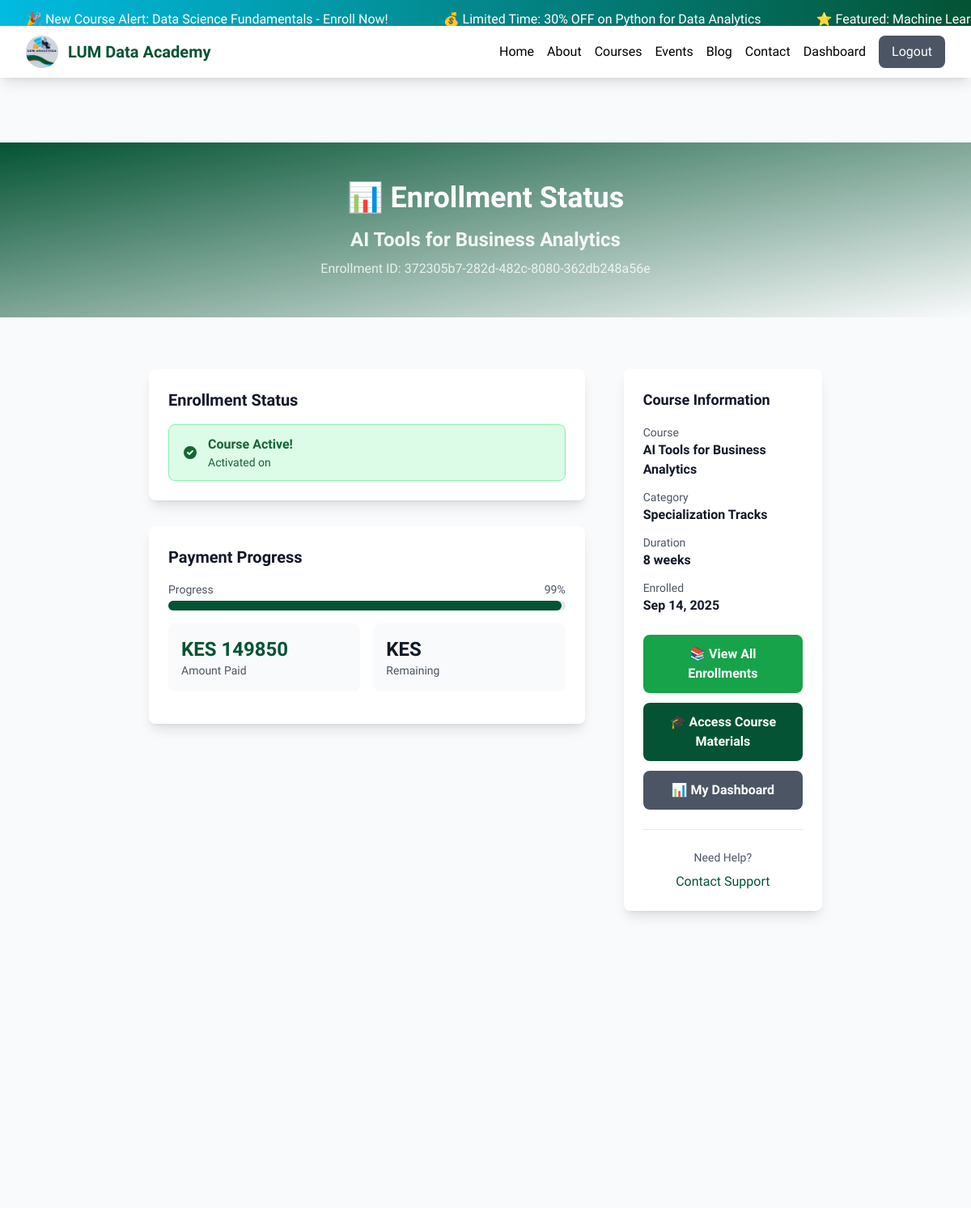
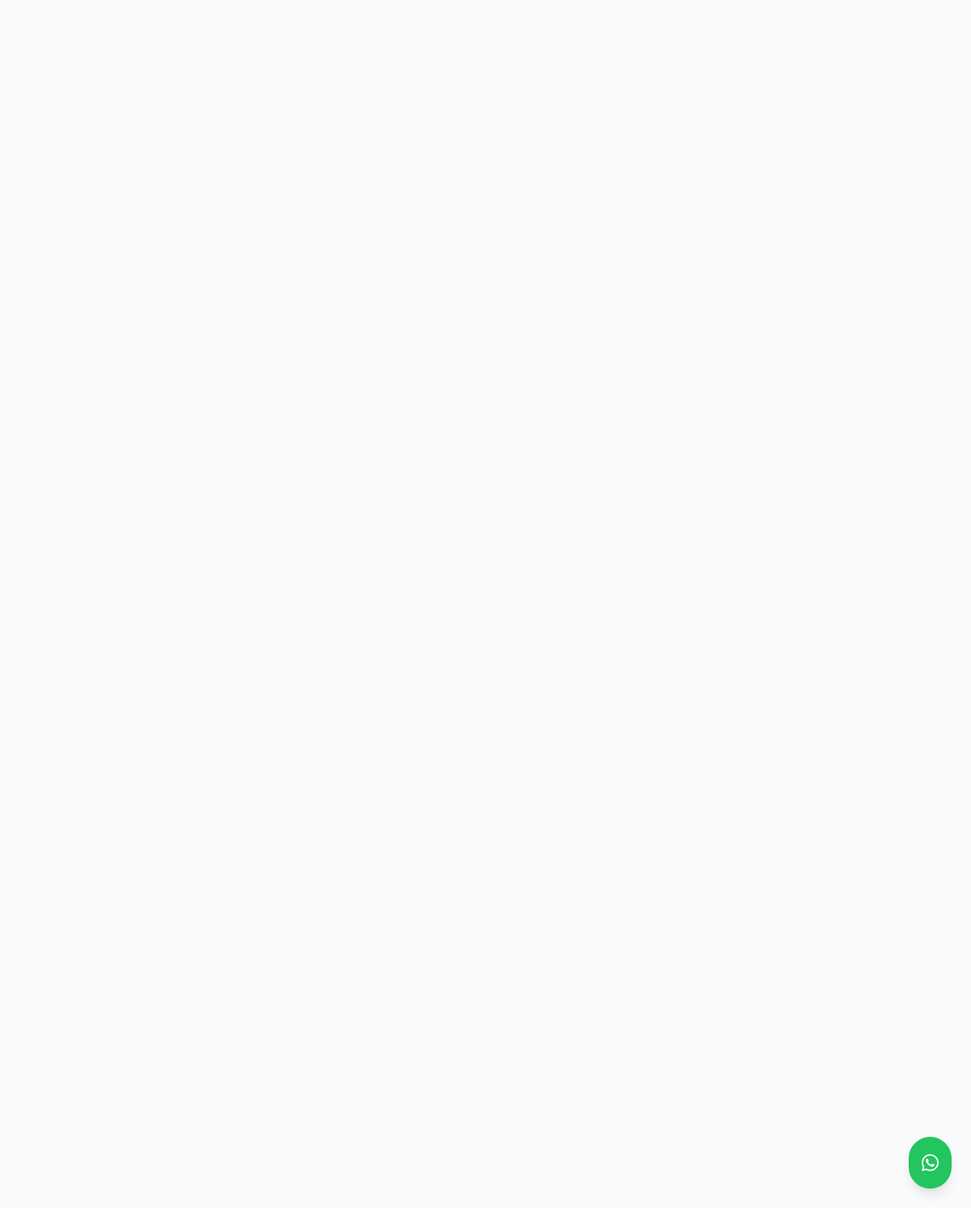
/courses/enrollment/372305b7-282d-482c-8080-362db248a56e/ (signed in), run on the app's committed database (2 pictures, top to bottom).
### courses/models.py (models this page shows, shortened)
class Enrollment(models.Model):
    PAYMENT_STATUS_CHOICES = [
        ('pending', 'Payment Pending'),
        ('partial', 'Partial Payment'),
        ('completed', 'Payment Completed'),
        ('verified', 'Payment Verified'),
    ]
    ENROLLMENT_STATUS_CHOICES = [
        ('inactive', 'Inactive'),
        ('active', 'Active'),
        ('completed', 'Completed'),
        ('suspended', 'Suspended'),
    ]
    PAYMENT_METHOD_CHOICES = [
        ('mpesa', 'M-Pesa'),
        ('paypal', 'PayPal'),
        ('bank', 'Bank Transfer'),
        ('other', 'Other'),
    ]
    INSTALLMENT_CHOICES = [
        (1, 'Full Payment'),
        (2, '2 Installments'),
        (3, '3 Installments'),
    ]
    id = models.UUIDField(primary_key=True, default=uuid.uuid4, editable=False)
    user = models.ForeignKey(User, on_delete=models.CASCADE, related_name='enrollments')
    course = models.ForeignKey(Course, on_delete=models.CASCADE, related_name='enrollments')
    payment_method = models.CharField(max_length=20, choices=PAYMENT_METHOD_CHOICES)
    total_amount = models.DecimalField(max_digits=10, decimal_places=2)
    currency = models.CharField(max_length=3, default='KES')
    installments = models.PositiveIntegerField(choices=INSTALLMENT_CHOICES, default=1)
    amount_paid = models.DecimalField(max_digits=10, decimal_places=2, default=0)
    payment_status = models.CharField(max_length=20, choices=PAYMENT_STATUS_CHOICES, default='pending')
    enrollment_status = models.CharField(max_length=20, choices=ENROLLMENT_STATUS_CHOICES, default='inactive')
    activation_code = models.CharField(max_length=19, unique=True, blank=True)  # XXXX-XXXX-XXXX-XXXX format
    is_activated = models.BooleanField(default=False)
    activated_at = models.DateTimeField(null=True, blank=True)
    created_at = models.DateTimeField(auto_now_add=True)
    updated_at = models.DateTimeField(auto_now=True)
    expires_at = models.DateTimeField(null=True, blank=True)
    admin_notes = models.TextField(blank=True, help_text="Internal notes for administrators")
    class Meta:
        db_table = 'core_enrollment'
        ordering = ['-created_at']
        unique_together = ['user', 'course']
    def get_payment_progress_percentage(self):
        if self.total_amount > 0:
            return min(100, int((self.amount_paid / self.total_amount) * 100))
        return 0
    def get_next_installment_amount(self):
        if self.installments == 1:
            return self.total_amount
        paid_installments = self.payment_installments.filter(status='verified').count()
        if paid_installments >= self.installments:
            return 0
        return self.total_amount / self.installments
    def get_payment_instructions(self):
        if self.payment_method == 'mpesa':
            return {
                'method': 'M-Pesa',
                'instructions': f'Send KShs {self.get_next_installment_amount():.0f} to: 0768998305\nAccount: LUM ANALYTICA\nInclude your enrollment ID: {self.id} in the message'
            }
        elif self.payment_method == 'paypal':
            return {
                'method': 'PayPal',
                'instructions': f'Send payment to: lum.analytica@gmail.com\nAmount: ${self.get_next_installment_amount():.2f}\nInclude your enrollment ID: {self.id} in the payment note'
            }
        elif self.payment_method == 'bank':
            return {
                'method': 'Bank Transfer',
                'instructions': f'Send payment to: lum.analytica@gmail.com\nAmount: ${self.get_next_installment_amount():.2f}\nInclude your enrollment ID: {self.id} in the payment note'
            }
        return None

class Course(models.Model):
    title = models.CharField(max_length=200)
    slug = models.SlugField(unique=True, blank=True)
    instructor = models.ForeignKey(User, on_delete=models.CASCADE, related_name='instructor_courses', null=True, blank=True)
    category = models.ForeignKey(CourseCategory, on_delete=models.CASCADE, related_name='courses')
    overview = CKEditor5Field(config_name='default', help_text="Brief course overview")
    description = CKEditor5Field(config_name='extends', help_text="Detailed course description")
    duration = models.CharField(max_length=100, help_text="e.g., 8 weeks, 3 months")
    schedule = models.CharField(max_length=100, help_text="e.g., online, evenings")
    learning_outcomes = CKEditor5Field(config_name='default', help_text="What students will learn")
    tools_software = models.TextField(help_text="Python, Power BI, R, etc.")
    prerequisites = CKEditor5Field(config_name='default', blank=True, help_text="Course prerequisites")
    course_syllabus = CKEditor5Field(config_name='extends', blank=True, help_text="Detailed course syllabus")
    price = models.DecimalField(max_digits=10, decimal_places=2)
    discount_price = models.DecimalField(max_digits=10, decimal_places=2, null=True, blank=True)
    USD_TO_KES_RATE = 150.0  # 1 USD = 150 KES (approximate)
    USD_TO_NGN_RATE = 800.0  # 1 USD = 800 NGN (approximate)
    course_pdf = models.FileField(upload_to='course_pdfs/', blank=True, null=True)
    image = models.ImageField(upload_to='course_images/', blank=True, null=True)
    video_intro_url = models.URLField(blank=True, help_text="YouTube or Vimeo URL for course intro")
    is_featured = models.BooleanField(default=False)
    is_active = models.BooleanField(default=True)
    is_published = models.BooleanField(default=True, help_text="Is this course published and visible to students?")
    total_modules = models.PositiveIntegerField(default=0, help_text="Total number of modules")
    estimated_hours = models.PositiveIntegerField(default=0, help_text="Estimated completion time in hours")
    created_at = models.DateTimeField(auto_now_add=True)
    updated_at = models.DateTimeField(auto_now=True)
    class Meta:
        db_table = 'core_course'
        ordering = ['-created_at']

class CourseCategory(models.Model):
    CATEGORY_CHOICES = [
        ('beginner', 'Beginner Courses'),
        ('intermediate', 'Intermediate Courses'),
        ('advanced', 'Advanced Programs'),
        ('masterclass', 'Masterclasses & Short Workshops'),
    ]
    name = models.CharField(max_length=50, choices=CATEGORY_CHOICES, unique=True)
    display_name = models.CharField(max_length=100)
    description = models.TextField()
    icon = models.CharField(max_length=50, help_text="Font Awesome icon class")
    order = models.PositiveIntegerField(default=0)
    class Meta:
        db_table = 'core_coursecategory'
        ordering = ['order', 'name']
        verbose_name_plural = 'Course Categories'

### courses/views.py (the view)
# urls.py: path('enrollment/<uuid:enrollment_id>/', views.enrollment_status, name='enrollment_status'),
@login_required
def enrollment_status(request, enrollment_id):
    enrollment = get_object_or_404(Enrollment, id=enrollment_id, user=request.user)
    installments = enrollment.payment_installments.all()
    payment_instructions = enrollment.get_payment_instructions()
    context = {
        'enrollment': enrollment,
        'installments': installments,
        'payment_instructions': payment_instructions,
    }
    return render(request, 'courses/enrollment_status.html', context)

### core/context_processors.py (called while the page is built, shortened)
def admin_stats(request):
    return {}

### courses/templates/courses/enrollment_status.html (shortened to what this page needs)
{% extends 'core/base.html' %}
{% load currency_filters %}
{% block content %}
<div class="min-h-screen pt-20">
    <section class="bg-gradient-to-br from-primary to-primary-dark text-white py-12">
        <div class="max-w-4xl mx-auto px-4 sm:px-6 lg:px-8">
            <div class="text-center">
                <h1 class="text-3xl md:text-4xl font-bold mb-4">📊 Enrollment Status</h1>
                <h2 class="text-xl md:text-2xl font-semibold text-white/90">{{ enrollment.course.title }}</h2>
                <p class="text-white/80 mt-2">Enrollment ID: {{ enrollment.id }}</p>
            </div>
        </div>
    </section>
    <section class="py-16">
        <div class="max-w-4xl mx-auto px-4 sm:px-6 lg:px-8">
            <div class="grid lg:grid-cols-3 gap-12">
                <div class="lg:col-span-2 space-y-8">
                    <div class="bg-white rounded-lg shadow-lg p-6">
                        <h3 class="text-xl font-semibold text-gray-900 mb-4">Enrollment Status</h3>
                        {% if enrollment.is_activated %}
                        <div class="flex items-center bg-green-100 border border-green-300 text-green-800 px-4 py-3 rounded-lg">
                            <svg class="w-5 h-5 mr-3" fill="currentColor" viewBox="0 0 20 20">
                                <path fill-rule="evenodd" d="M10 18a8 8 0 100-16 8 8 0 000 16zm3.707-9.293a1 1 0 00-1.414-1.414L9 10.586 7.707 9.293a1 1 0 00-1.414 1.414l2 2a1 1 0 001.414 0l4-4z" clip-rule="evenodd"></path>
                            </svg>
                            <div>
                                <strong>Course Active!</strong>
                                <div class="text-sm">Activated on {{ enrollment.activated_at|date:"F j, Y g:i A" }}</div>
                            </div>
                        </div>
                        {% endif %}
                    </div>
                    <div class="bg-white rounded-lg shadow-lg p-6">
                        <h3 class="text-xl font-semibold text-gray-900 mb-4">Payment Progress</h3>
                        <div class="mb-4">
                            <div class="flex justify-between text-sm text-gray-600 mb-1">
                                <span>Progress</span>
                                <span>{{ enrollment.get_payment_progress_percentage }}%</span>
                            </div>
                            <div class="w-full bg-gray-200 rounded-full h-3">
                                <div class="bg-primary h-3 rounded-full transition-all" style="width: {{ enrollment.get_payment_progress_percentage }}%"></div>
                            </div>
                        </div>
                        <div class="grid grid-cols-2 gap-4 mb-4">
                            <div class="bg-gray-50 rounded-lg p-4">
                                <div class="text-2xl font-bold text-primary">{{ enrollment.currency }} {{ enrollment.amount_paid|floatformat:0 }}</div>
                                <div class="text-sm text-gray-600">Amount Paid</div>
                            </div>
                            <div class="bg-gray-50 rounded-lg p-4">
                                <div class="text-2xl font-bold text-gray-900">{{ enrollment.currency }} {{ enrollment.get_remaining_balance|floatformat:0 }}</div>
                                <div class="text-sm text-gray-600">Remaining</div>
                            </div>
                        </div>
                    </div>
                </div>
                <div class="lg:col-span-1">
                    <div class="bg-white rounded-lg shadow-lg p-6 sticky top-20">
                        <h4 class="text-lg font-semibold text-gray-900 mb-4">Course Information</h4>
                        <div class="space-y-3 mb-6">
                            <div>
                                <div class="text-sm text-gray-600">Course</div>
                                <div class="font-semibold text-gray-900">{{ enrollment.course.title }}</div>
                            </div>
                            <div>
                                <div class="text-sm text-gray-600">Category</div>
                                <div class="font-semibold text-gray-900">{{ enrollment.course.category.display_name }}</div>
                            </div>
                            <div>
                                <div class="text-sm text-gray-600">Duration</div>
                                <div class="font-semibold text-gray-900">{{ enrollment.course.duration }}</div>
                            </div>
                            <div>
                                <div class="text-sm text-gray-600">Enrolled</div>
                                <div class="font-semibold text-gray-900">{{ enrollment.created_at|date:"M j, Y" }}</div>
                            </div>
                        </div>
                        <div class="space-y-3">
                            {% if enrollment.is_activated %}
                            <a href="{% url 'courses:my_enrollments' %}"
                               class="block w-full bg-green-600 hover:bg-green-700 text-white text-center font-semibold py-3 px-4 rounded-lg transition-colors">
                                📚 View All Enrollments
                            </a>
                            <a href="{% url 'courses:course_detail' slug=enrollment.course.slug %}"
                               class="block w-full bg-primary hover:bg-primary-dark text-white text-center font-semibold py-3 px-4 rounded-lg transition-colors">
                                🎓 Access Course Materials
                            </a>
                            {% elif enrollment.payment_status == 'completed' %}
                            <a href="{% url 'courses:activate_enrollment' %}"
                               class="block w-full bg-blue-600 hover:bg-blue-700 text-white text-center font-semibold py-3 px-4 rounded-lg transition-colors">
                                🔓 Activate Course Access
                            </a>
                            {% else %}
                            <button onclick="window.location.reload()"
                                    class="block w-full bg-yellow-600 hover:bg-yellow-700 text-white text-center font-semibold py-3 px-4 rounded-lg transition-colors">
                                🔄 Refresh Status
                            </button>
                            {% endif %}
                            <a href="{% url 'accounts:learner_dashboard' %}"
                               class="block w-full bg-gray-600 hover:bg-gray-700 text-white text-center font-semibold py-3 px-4 rounded-lg transition-colors">
                                📊 My Dashboard
                            </a>
                        </div>
                        <div class="mt-6 pt-6 border-t">
                            <div class="text-center">
                                <div class="text-sm text-gray-600 mb-2">Need Help?</div>
                                <a href="{% url 'core:contact' %}" class="text-primary font-medium hover:text-primary-dark">Contact Support</a>
                            </div>
                        </div>
                    </div>
                </div>
            </div>
        </div>
    </section>
</div>
{% endblock %}

### data on the page
Enrollment: course "AI Tools for Business Analytics", id "372305b7-282d-482c-8080-362db248a56e", get_payment_progress_percentage "99", currency "KES", amount_paid "149850", course.category.display_name "Specialization Tracks", course.duration "8 weeks", created_at "Sep 14, 2025"
